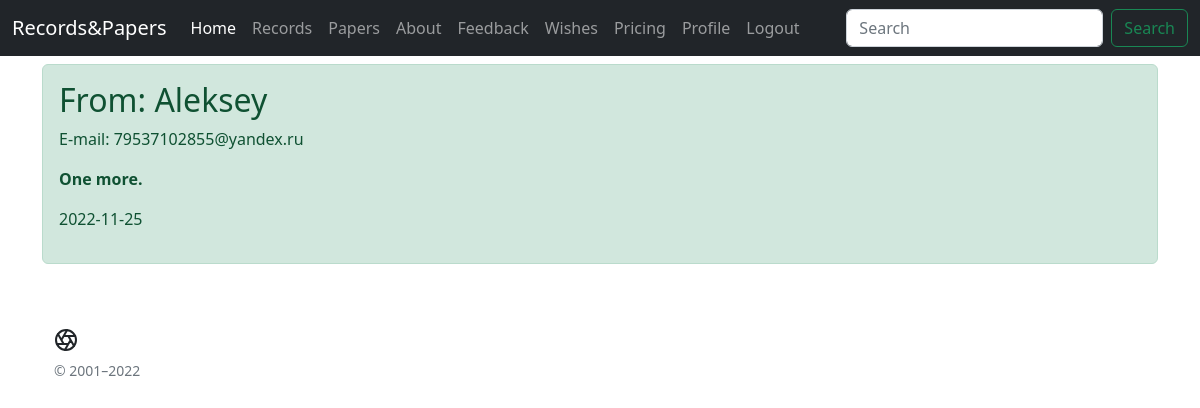
/comment/2 (signed in), run on the app's committed database.
### main.py (models this page shows, shortened)
class registration(db.Model):
    id=db.Column(db.Integer,primary_key=True)
    name = db.Column(db.String(50), nullable=False)
    email = db.Column(db.String(50), nullable=False)
    feedback = db.Column(db.String(50), nullable=False)
    datetime = db.Column(db.DateTime, default=datetime.utcnow)

### main.py (the view)
@app.route("/comment/<int:id>")
@login_required
def comments(id):
    comment = registration.query.get(id)
    return render_template("comment.html", comment=comment)

### main.py (called while the page is built)
@login.user_loader
def load_user(id):
    return User.query.get(int(id))

### templates/comment.html (shortened to what this page needs)
{%extends "shablon.html"%}
{% block Body%}
    <div class="container">
        <h1>Review about the site.</h1>
    <p><div class="alert alert-success">
    <h2>From: {{comment.name}}</h2>
    <p> E-mail: {{comment.email}}</p>
    <b> <p> {{comment.feedback}}</p></b>
    <p> {{comment.datetime.date()}}</p></div>
{% endblock %}

### data on the page
registration: name "Aleksey", email "79537102855@yandex.ru", feedback "One more.", datetime "2022-11-25"
